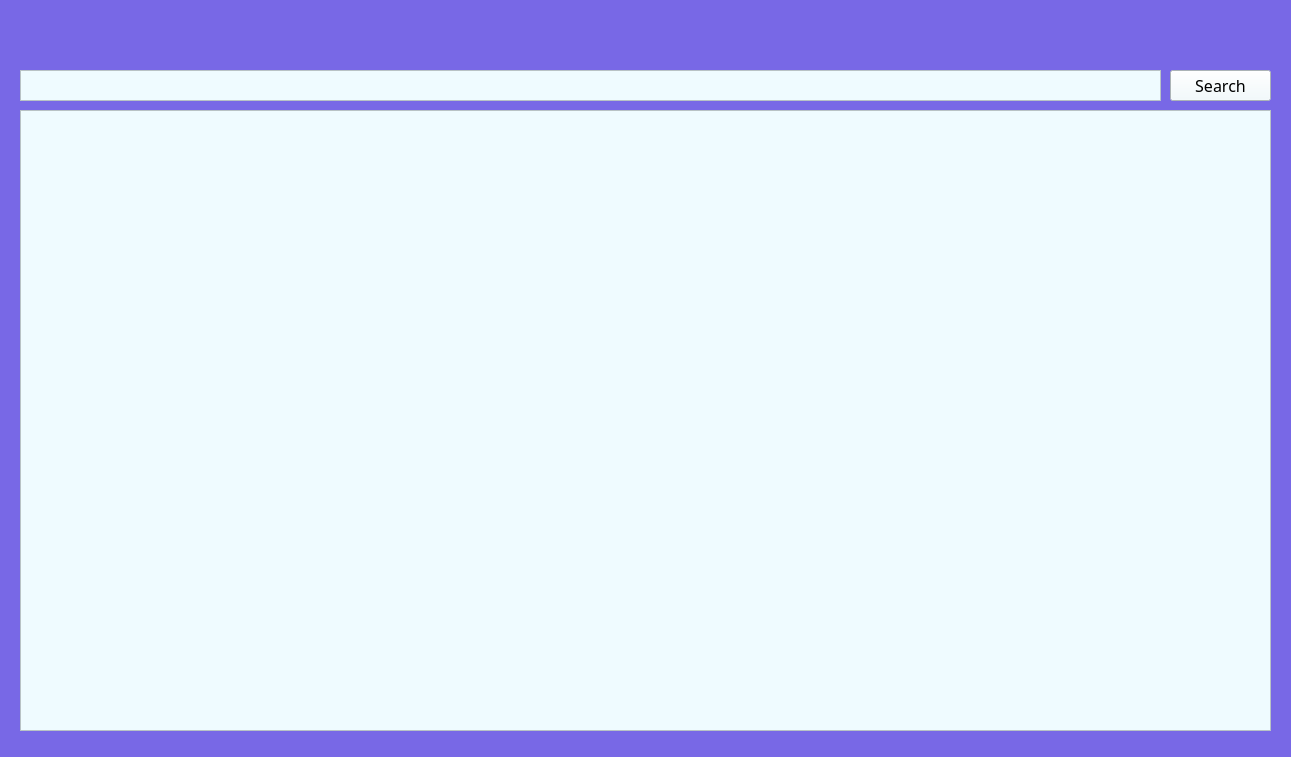
<?xml version="1.0" encoding="UTF-8"?>
<ui version="4.0">
 <class>MainWindow</class>
 <widget class="QMainWindow" name="MainWindow">
  <property name="geometry">
   <rect>
    <x>0</x>
    <y>0</y>
    <width>1291</width>
    <height>757</height>
   </rect>
  </property>
  <property name="windowTitle">
   <string>Web Scraper</string>
  </property>
  <property name="windowIcon">
   <iconset>
    <normaloff>C:/Users/Het/Downloads/231223193437201742324-removebg-preview.png</normaloff>C:/Users/Het/Downloads/231223193437201742324-removebg-preview.png</iconset>
  </property>
  <property name="styleSheet">
   <string notr="true">background-color: rgb(120, 104, 230);
font: 9pt &quot;Arial&quot;;</string>
  </property>
  <widget class="QWidget" name="centralwidget">
   <widget class="QPushButton" name="Search_Button">
    <property name="geometry">
     <rect>
      <x>1170</x>
      <y>70</y>
      <width>101</width>
      <height>31</height>
     </rect>
    </property>
    <property name="font">
     <font>
      <family>Microsoft YaHei</family>
      <pointsize>12</pointsize>
      <weight>50</weight>
      <italic>false</italic>
      <bold>false</bold>
     </font>
    </property>
    <property name="statusTip">
     <string>Click to search</string>
    </property>
    <property name="whatsThis">
     <string>&lt;html&gt;&lt;head/&gt;&lt;body&gt;&lt;p&gt;&lt;span style=&quot; font-size:12pt;&quot;&gt;Click&lt;/span&gt;&lt;/p&gt;&lt;/body&gt;&lt;/html&gt;</string>
    </property>
    <property name="styleSheet">
     <string notr="true">background-color: rgb(239, 251, 255);
font: 12pt &quot;Microsoft YaHei&quot;;</string>
    </property>
    <property name="text">
     <string>Search</string>
    </property>
   </widget>
   <widget class="QTextBrowser" name="Output">
    <property name="geometry">
     <rect>
      <x>20</x>
      <y>110</y>
      <width>1251</width>
      <height>621</height>
     </rect>
    </property>
    <property name="font">
     <font>
      <family>Ebrima</family>
      <pointsize>12</pointsize>
      <weight>50</weight>
      <italic>false</italic>
      <bold>false</bold>
     </font>
    </property>
    <property name="statusTip">
     <string>Output of your search</string>
    </property>
    <property name="whatsThis">
     <string>&lt;html&gt;&lt;head/&gt;&lt;body&gt;&lt;p&gt;&lt;span style=&quot; font-size:12pt;&quot;&gt;Search Output&lt;/span&gt;&lt;/p&gt;&lt;/body&gt;&lt;/html&gt;</string>
    </property>
    <property name="styleSheet">
     <string notr="true">background-color: rgb(239, 251, 255);
font: 12pt &quot;Ebrima&quot;;</string>
    </property>
    <property name="sizeAdjustPolicy">
     <enum>QAbstractScrollArea::AdjustIgnored</enum>
    </property>
   </widget>
   <widget class="QTextEdit" name="Search_item">
    <property name="geometry">
     <rect>
      <x>20</x>
      <y>70</y>
      <width>1141</width>
      <height>31</height>
     </rect>
    </property>
    <property name="statusTip">
     <string>Enter search item</string>
    </property>
    <property name="whatsThis">
     <string>&lt;html&gt;&lt;head/&gt;&lt;body&gt;&lt;p&gt;&lt;span style=&quot; font-size:12pt;&quot;&gt;Search text&lt;/span&gt;&lt;/p&gt;&lt;/body&gt;&lt;/html&gt;</string>
    </property>
    <property name="styleSheet">
     <string notr="true">background-color: rgb(239, 251, 255);
font: 9pt &quot;Arial&quot;;</string>
    </property>
   </widget>
   <widget class="QLabel" name="Title">
    <property name="geometry">
     <rect>
      <x>20</x>
      <y>29</y>
      <width>1251</width>
      <height>31</height>
     </rect>
    </property>
    <property name="text">
     <string>&lt;html&gt;&lt;head/&gt;&lt;body&gt;&lt;p align=&quot;center&quot;&gt;&lt;br/&gt;&lt;/p&gt;&lt;/body&gt;&lt;/html&gt;</string>
    </property>
   </widget>
  </widget>
  <widget class="QStatusBar" name="statusbar"/>
 </widget>
 <resources/>
 <connections/>
</ui>
